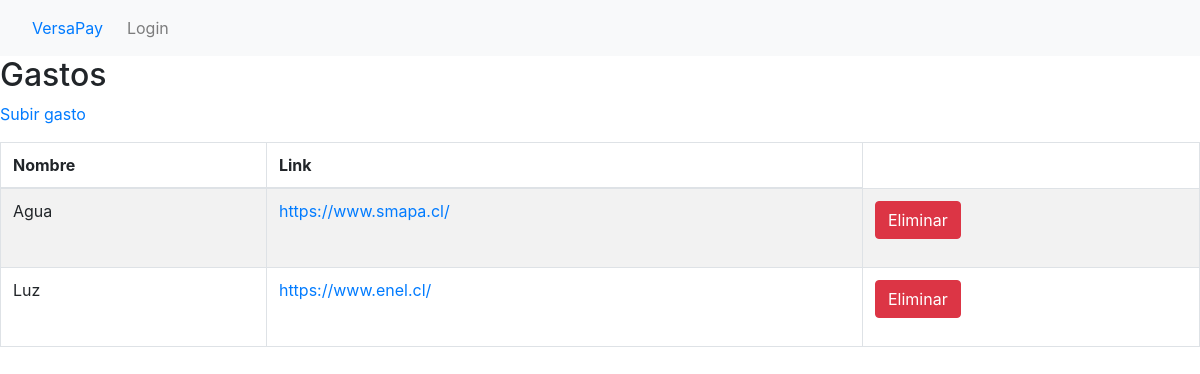
/vergastos/, run on the app's committed database.
### user_profile/models.py (models this page shows)
class Gasto(models.Model):
    nombre = models.CharField(max_length=100)
    link = models.CharField(max_length=500)
    fecha = models.DateTimeField(auto_now=True)

### user_profile/views.py (the view)
# urls.py: path('vergastos/', pviews.vergasto, name="vergastos"),
def vergasto(request):
	lista_gastos= Gasto.objects.all()
	return render(request, 'vergastos.html', {
        'lista_gastos': lista_gastos
    })

### user_profile/templates/vergastos.html (shortened to what this page needs)
{% extends 'header.html' %}
{% block content %}
    {% block content1 %}
        <h2>Gastos</h2>
        <p>
            <a href="/subirgasto">Subir gasto</a>
        </p>
    {% endblock %}
        <table class="table table-striped table-bordered dt-responsive nowrap" cellspacing="10" aria-describedby="mydesc">
        <thead>
            <tr>
                <th id="nombre">Nombre</th>
                <th id="link">Link</th>
            </tr>
        </thead>
        <tbody>
            {% for Gasto in lista_gastos %}
                <tr>
                    <td>{{ Gasto.nombre }}</td>
                    <td><a href = "{{ Gasto.link }} Gasto.pk" target="_blank">{{ Gasto.link }}</a></td>
                    <td>
                        <form method="POST" action="{% url 'borrarlink' Gasto.pk %}">
                            <button type="submit" class="btn btn-danger">Eliminar</button>
                        </form>
                    </td>
                </tr>
            {% endfor %}
        </tbody>
    </table>
{% endblock %}

### data on the page
Gasto: nombre "Agua", link "https://www.smapa.cl/"
Gasto: nombre "Luz", link "https://www.enel.cl/"
